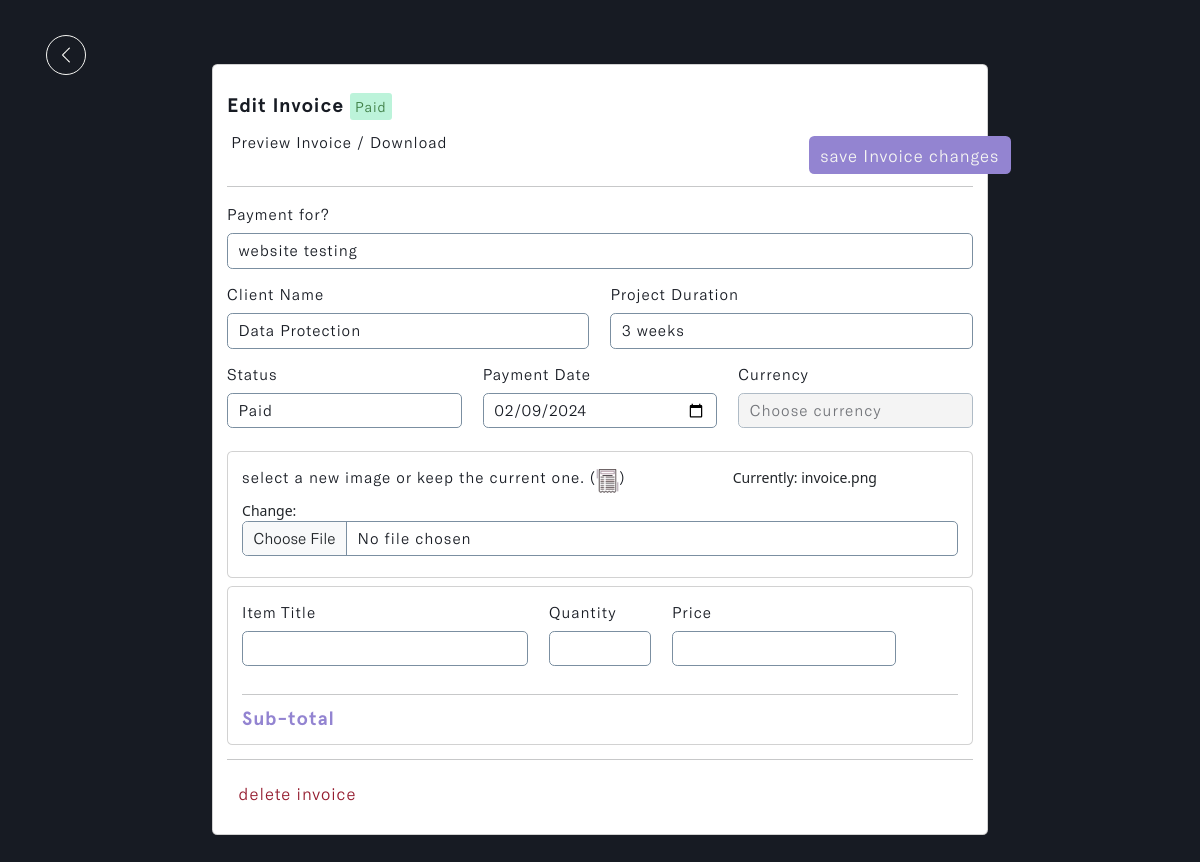
The app's page /invoice/358392c8-7e51-46cb-8a25-7812ce593fbd (signed in), older data.
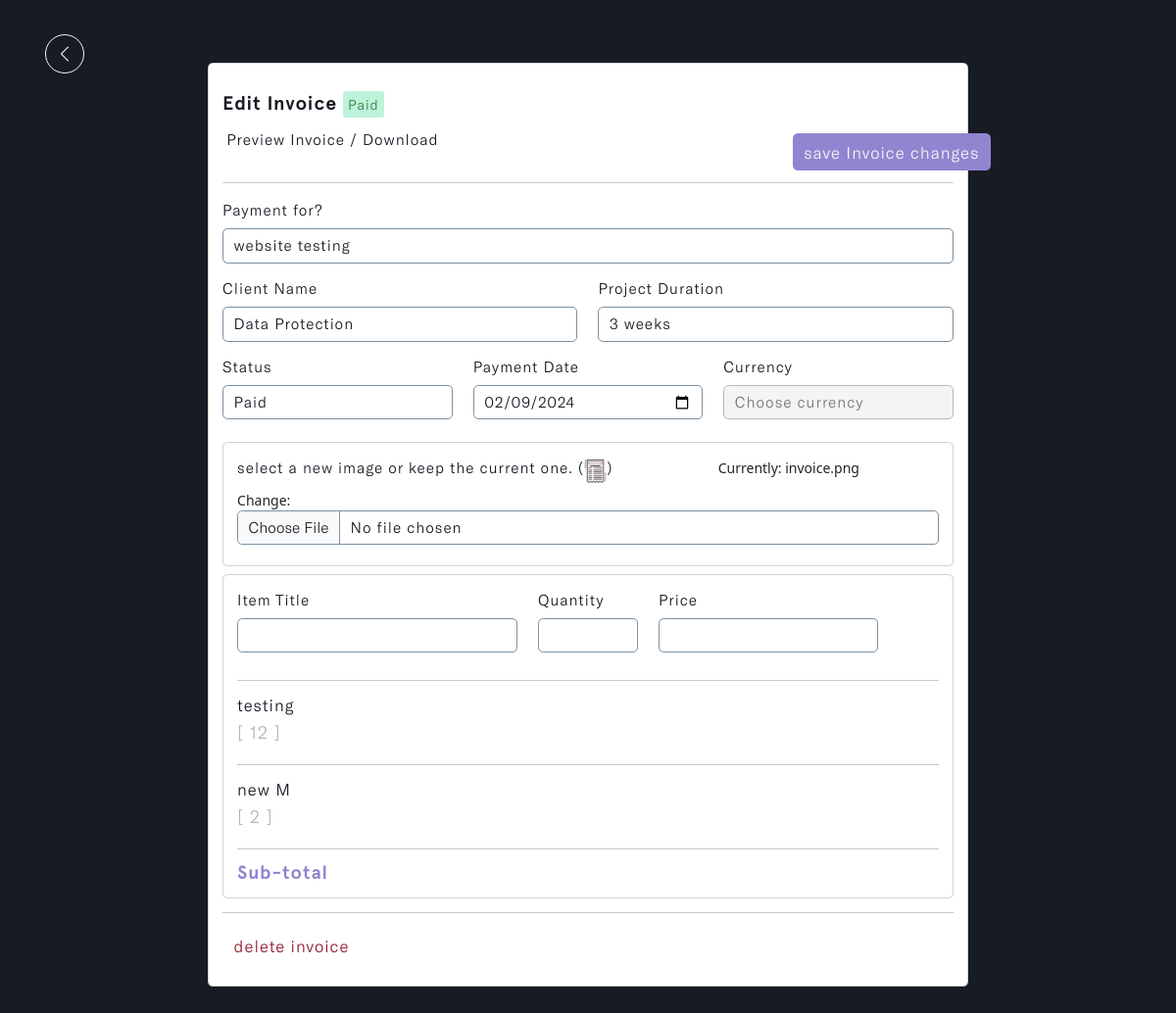
The same page, newer data.
### invoice/models.py (models this page shows, shortened)
class Item(models.Model):
    account_owner = models.ForeignKey(Profile, on_delete=models.CASCADE, null=True)
    invoice = models.ForeignKey(Invoice, on_delete=models.CASCADE, null=True, related_name='items')
    title = models.CharField(max_length=255, null=True, blank=True)
    quantity = models.IntegerField(default=0, null=True, blank=True)
    price = models.IntegerField(default=0, null=True, blank=True)
    total = models.IntegerField(default=0, null=True, blank=True)
    updated_time_stamp = models.DateTimeField(auto_now=True)
    id = models.UUIDField(default=uuid.uuid4, primary_key=True, unique=True, editable=False)
    class Meta:
        ordering = ['-updated_time_stamp']

### invoice/views.py (the view, shortened to what this page needs)
# urls.py: path('invoice/<str:pk>', views.edit_invoice, name='invoice-details'),
@login_required(login_url='login')
def edit_invoice(request, pk):
    profile = request.user.profile
    invoice = profile.invoice_set.get(id=pk)
    display_items = invoice.items.all()
    items_total = invoice.items.aggregate(total=Sum('total'))['total']
    form = InvoiceCreationForm(request.user, instance=invoice)
    context = {
        'form': form,
        'invoice': invoice,
        'display_items': display_items,
        'items_total': items_total,
    }
    return render(request, 'invoice/invoice-details.html', context)

### invoice/forms.py
class InvoiceCreationForm(ModelForm):
    payment_date = forms.DateField(widget=DateInput)
    class Meta:
        model = Invoice
        fields = ['project_name', 'project_duration', 'client_name',
                  'invoice_status', 'payment_date', 'currency', 'invoice_image',
                  'client_note']
    def __init__(self, user, *args, **kwargs):
        super(InvoiceCreationForm, self).__init__(*args, **kwargs)
        self.fields['invoice_status'].widget.choices = [('', 'Choose status')] + list(self.fields['invoice_status'].widget.choices)
        self.fields['currency'].widget.choices = [('', 'Choose currency')] + list(self.fields['currency'].widget.choices)
        self.fields['client_name'].queryset = Client.objects.filter(account_owner=user.profile)
        self.fields['currency'].widget.attrs.update({'id': 'currency_field'})
        for name, field in self.fields.items():
            field.widget.attrs.update({'class': 'input form-control'})

### invoice/models.py (called while the page is built)
    def __str__(self):
        return self.name

    @property
    def invoiceImageURL(self):
        try:
            url = self.invoice_image.url
        except:
            url = ''
        return url

### invoice/templates/invoice/invoice-details.html (shortened to what the changed rows need)
{% load static %}
{% load humanize %}
<!DOCTYPE html>
<html lang="en" class="js has-scroll-init has-scroll-smooth">
  <head>
    <link rel="stylesheet" href="{% static '/css/bootstrap.min.css' %}" />
    <link rel="stylesheet" href="{% static '/css/invoice-details.css' %}" />
    <link
      rel="stylesheet"
      href="https://maxcdn.bootstrapcdn.com/font-awesome/4.5.0/css/font-awesome.min.css"
    />
  </head>
  <body
    id="pageTop"
    class="page-content"
    data-spy="scroll"
    data-target="#mainNav"
  >
    <main>
      <div data-scroll class="page page--layout-2" id="main">
        <div id="invoice--details-hero">
          <div class="container-fluid">
            <div class="invoice--details-intro">
              <div class="card d-flex mx-auto" id="main--card">
                <div class="card-body">
                  <div class="card">
                    <div class="card-body">
                      {% include 'invoice/invoice-items.html' %}
                    </div>
                  </div>
                </div>
              </div>
            </div>
          </div>
        </div>
      </div>
    </main>
  </body>
</html>

### invoice/templates/invoice/invoice-items.html (shortened to what this page needs)
{% load humanize %}
<div id="display--items">
  {% for item in display_items %}
  <div class="row">
    <div class="col-12 col-md-11">
      <h6>{{item.title}}</h6>
      <h3>
        <span>[ {{item.quantity}} ]</span>
      </h3>
    </div>
    <div class="col-md-1">
      <form action="" method="POST">
        <button type="submit" class="btn" name="deleteItem" value="{{item.id}}">
        </button>
      </form>
    </div>
  </div>
  <hr id="offcanvas--line" />
  {% endfor %}
</div>

Row changes from the older to the newer data that the page shows:
added Item: title "testing", quantity "12"
added Item: title "new M", quantity "2"
